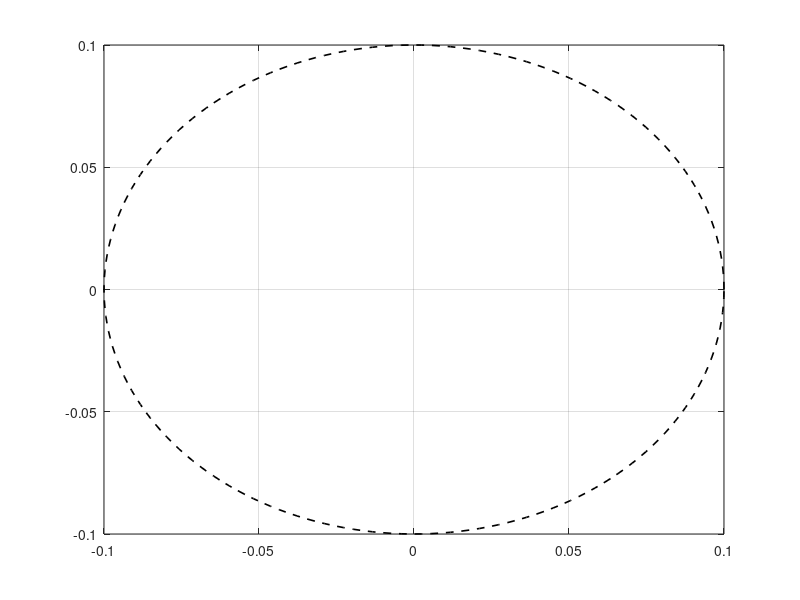

Reproduce this figure in MATLAB. (Note: this script raises an error after producing the figure.)
%% Make a 2D plot of topdown view of the plate with reference and tracked performance IEEE style
clear;
clc;
close all;

%% load data
dataset = {'circ_LQR.mat', ...
           'circ_MPC.mat'};

%% Define reference
R = 0.1; % radius
theta = linspace(0, 2*pi, 200);
x_ref = R * cos(theta);
y_ref = R * sin(theta);

%% Initialize Figure for IEEE 2-Column Format
% A standard IEEE column width is ~3.5 inches. 
figWidth = 3.5;  
figHeight = 3.0; % Aspect ratio tailored for a top-down view

fig = figure('Units', 'inches', 'Position', [1, 1, figWidth, figHeight]);
hold on;
grid on;
box on;

%% Plot Reference
% Using a black dashed line so it stands out as the target path
h_ref = plot(x_ref, y_ref, 'k--', 'LineWidth', 1.2, 'DisplayName', 'Reference');

%% Load and Plot Tracked Data
% Define styles for color contrast and B&W print readability
colors = {'#0072BD', '#D95319'}; % MATLAB default blue and red
lineStyles = {'-', '-'};        % Solid for LQR, Dash-Dot for MPC
labels = {'LQR', 'MPC'};
h_plots = gobjects(1, length(dataset)); 

for i = 1:length(dataset)
    % Load the structural data from the .mat file
    data = load(dataset{i});
    
    % Extract x and y data arrays from the timeseries
    x_data = data.out.simout.x.Data;
    y_data = data.out.simout.y.Data;
    
    % Plot tracked paths
    h_plots(i) = plot(x_data, y_data, ...
        'Color', colors{i}, ...
        'LineStyle', lineStyles{i}, ...
        'LineWidth', 2, ...
        'DisplayName', labels{i});
end

%% Formatting
axis equal; % Crucial for top-down spatial plots so the circle doesn't look like an ellipse

% Add a 20% margin around the radius for the limits
padding = R * 1.5; 
xlim([-padding padding]); 
ylim([-padding padding]);

% Axes Labels (IEEE prefers Times New Roman, 9pt for labels)
xlabel('\it x \rm [m]', 'FontName', 'Times New Roman', 'FontSize', 9);
ylabel('\it y \rm [m]', 'FontName', 'Times New Roman', 'FontSize', 9);

% Legend (IEEE prefers 8pt for legends, no box to save space)
lgd = legend([h_ref, h_plots], 'Location', 'northeast');
set(lgd, 'FontName', 'Times New Roman', 'FontSize', 8, 'Box', 'off');

% Axis Tick Properties
ax = gca;
ax.FontName = 'Times New Roman';
ax.FontSize = 9;
ax.TickDir = 'in';
ax.XMinorTick = 'on';
ax.YMinorTick = 'on';

% Set figure background to white 
set(fig, 'Color', 'w');

%% Export high-quality vector graphic
% Uncomment the line below to automatically save a PDF ready for LaTeX inclusion
% exportgraphics(fig, 'Tracking_Performance.pdf', 'ContentType', 'vector');
